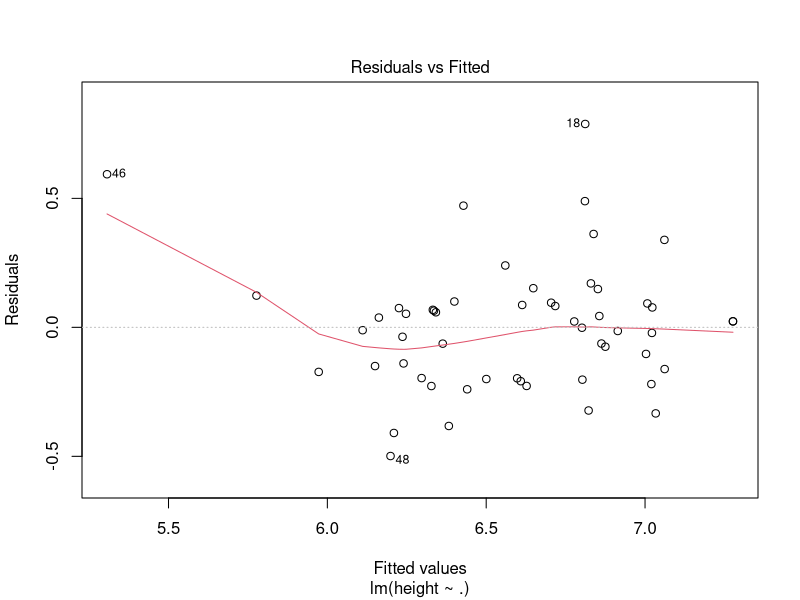
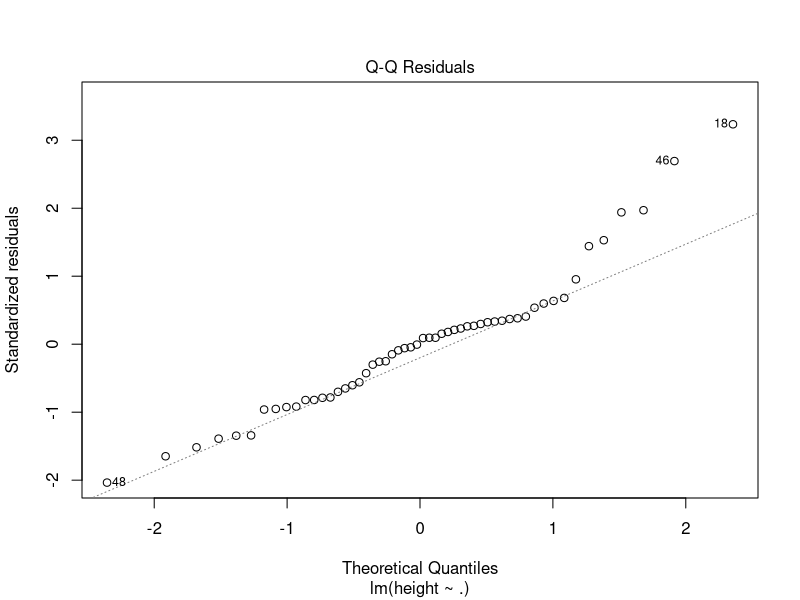
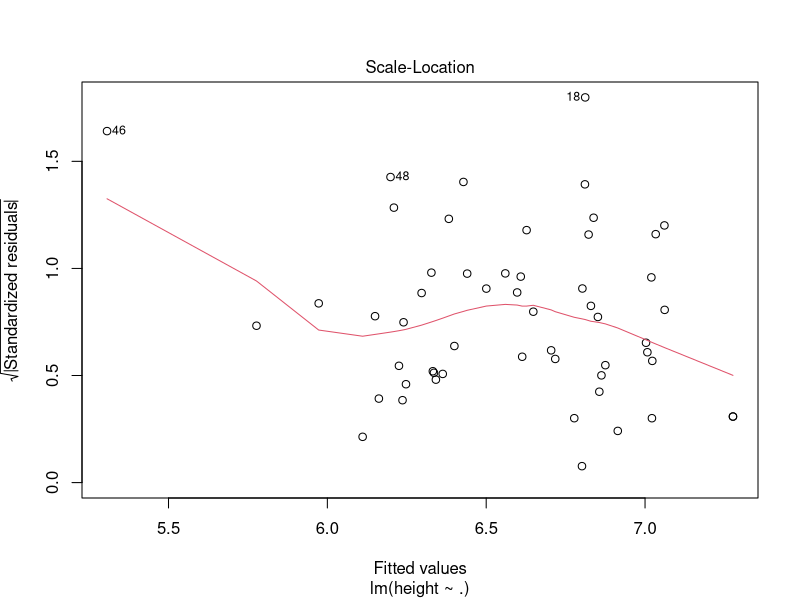
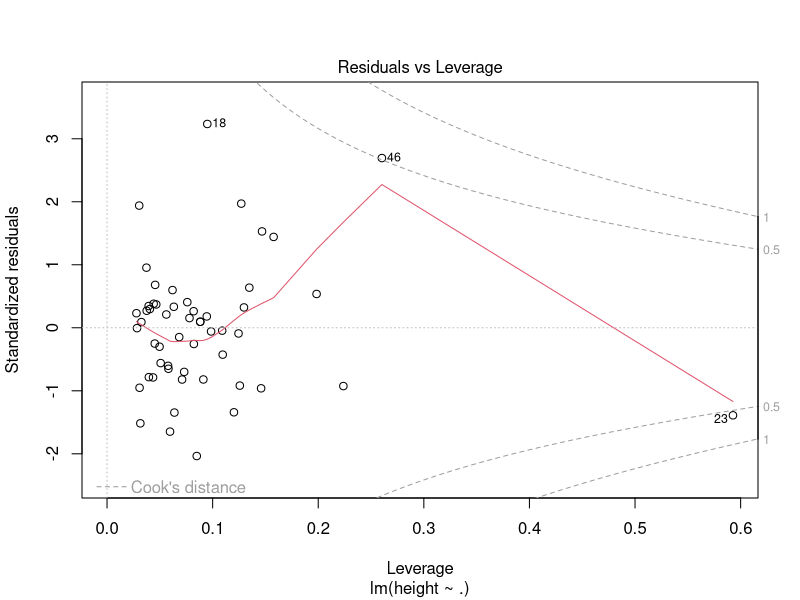
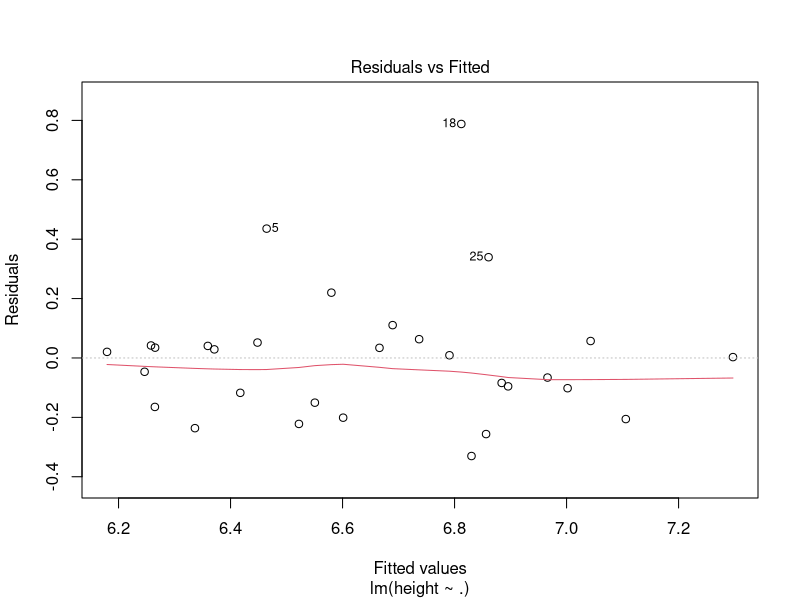
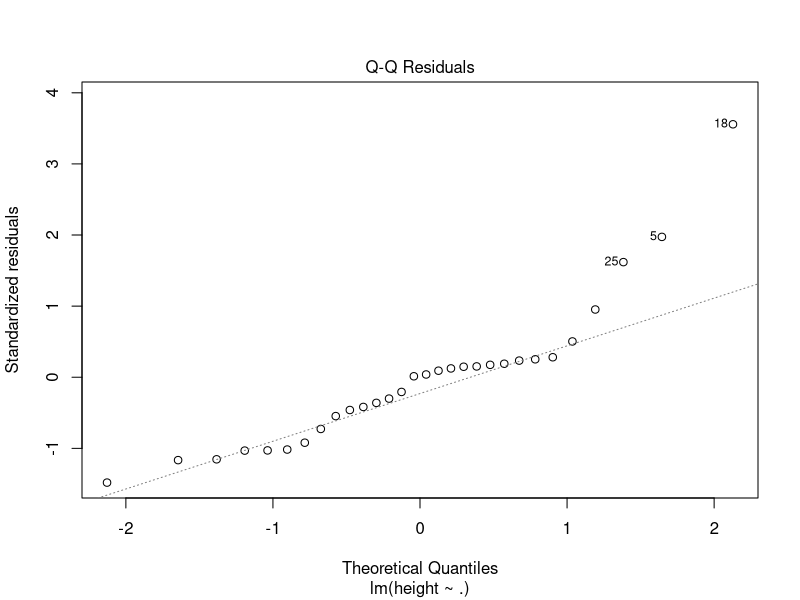
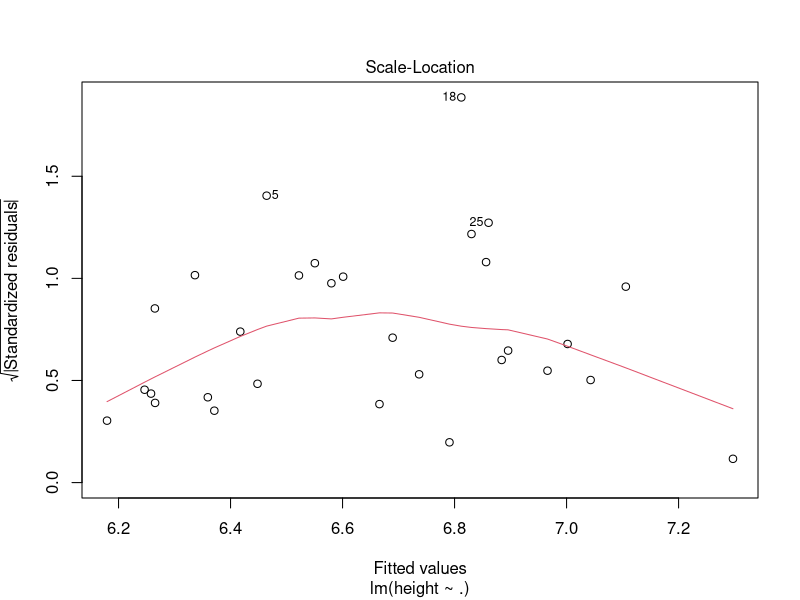
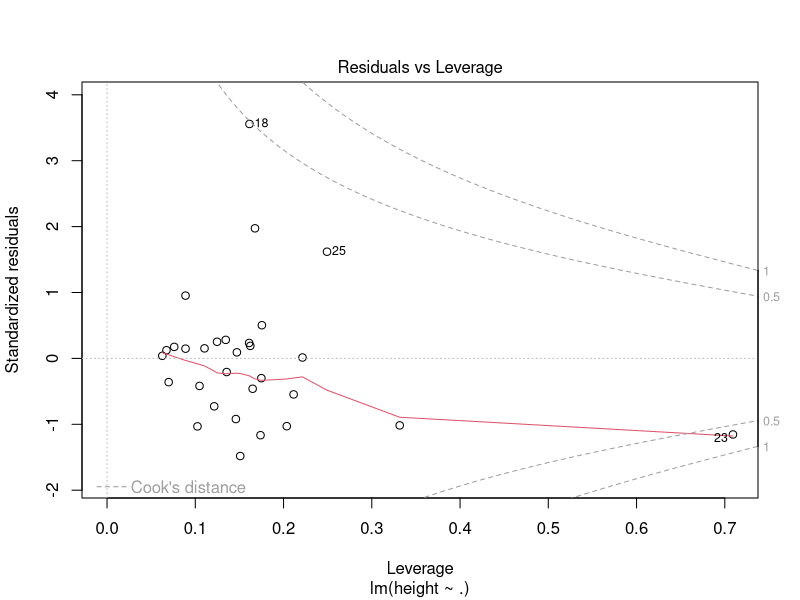

Generate these figures, in order, with R:
## ---- chunk 1
library("tidyverse") 
library("readxl")
library("Metrics")
library("caret")
library("GGally")
## ---- chunk 2
bball_data <- read_excel("Basketball.xlsx")
bball_data <- bball_data %>%
  rename(
    "height" = "X1",
    "weight" = "X2",
    "FGP" = "X3",
    "FTP" = "X4",
    "PPG" = "X5"
  )
full_data = bball_data[1:55,]
bball_data
## ---- chunk 3
bball_data <- read_excel("Basketball.xlsx")
bball_data <- bball_data %>%
  rename(
    "height" = "X1",
    "weight" = "X2",
    "FGP" = "X3",
    "FTP" = "X4",
    "PPG" = "X5"
  )
train_data = bball_data[1:30,]
test_data = bball_data[31:52,]
## ---- chunk 4
Height_Model <- lm(height ~ ., data = bball_data)
#Summary of the model
summary(Height_Model)
summary(Height_Model)$coefficient
#Confidence Interval of the model coefficients
confint(Height_Model)
#Coefficient of determination
summary(Height_Model)$r.squared
#RSE
sigma(Height_Model)/mean(bball_data$height)
plot(Height_Model)
## ---- chunk 5
train_model <-lm(height ~ ., data = train_data)
train_pred <- predict(train_model, train_data)
rmse(train_pred, train_data$height)
res <- train_pred - train_data$height
sum(res)
plot(train_model)
car::vif(train_model)
## ---- chunk 6
ggpairs(train_data)
## ---- chunk 7
test_model <-lm(height ~ ., data = test_data)
test_pred <- predict(train_model, test_data)
rmse(test_pred, test_data$height)
res2 <- test_pred - test_data$height
sum(res2)
plot(test_model)
car::vif(test_model)
## ---- chunk 8
ggpairs(test_data)
## ---- chunk 9
summary(train_model)
sigma(train_model)/mean(train_data$height)
## ---- chunk 10
summary(train_model)$coefficient
## ---- chunk 11
model2 <- lm(height ~ weight + PPG, data = bball_data)
summary(model2)
